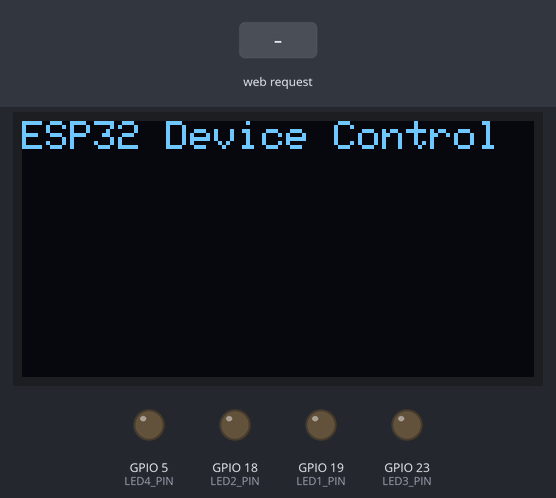
Bench run of a sketch on a simulated ESP32. Parts: 128×64 one-colour display, output pins drawn as LEDs (lit = HIGH). The test bench sets the inputs (shaded band). The display library's start-up logo is not drawn; what the sketch prints to the serial monitor is not drawn.

Above: at 2.2 s.
2.3 s: HTTP request GET /toggle?led=1 received
At 2.6 s:
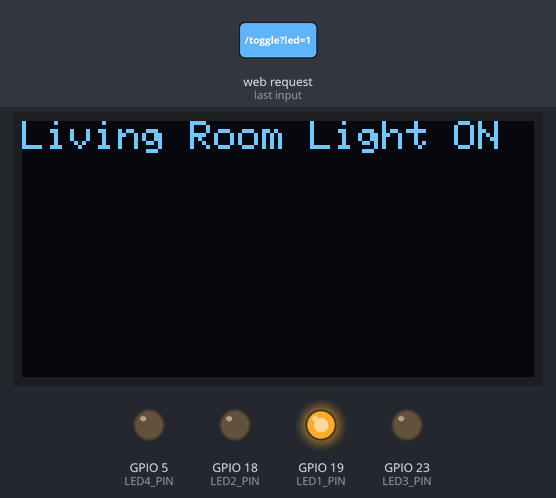
3.8 s: HTTP request GET /toggle?led=2 received
At 4.9 s:
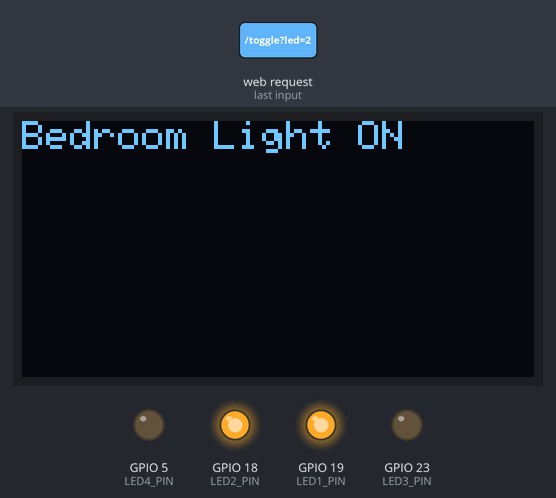
5.3 s: HTTP request GET /toggle?led=3 received
At 6.1 s:
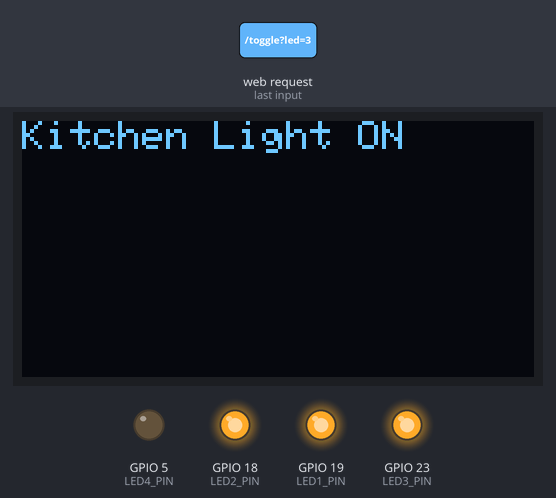
6.8 s: HTTP request GET /toggle?led=4 received
At 7.2 s:
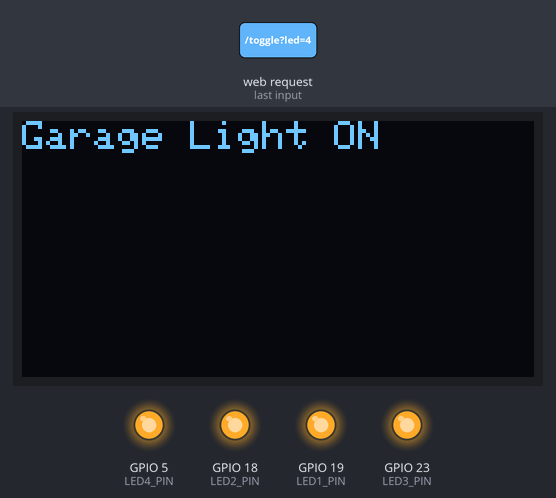
8.3 s: HTTP request GET /toggle?led=1 received
At 9.5 s:
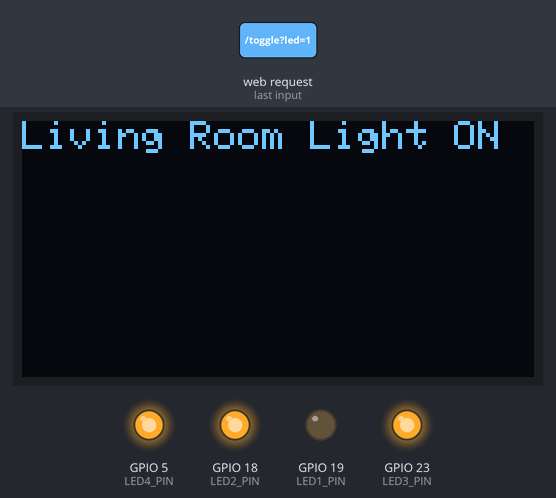
9.8 s: HTTP request GET /toggle?led=2 received
At 10.7 s:
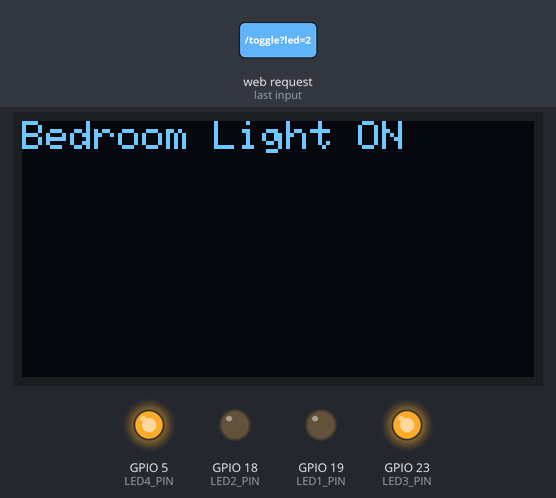
Timing chart, 0 to 12.3 s (numbered marks = the images above; inputs shaded):
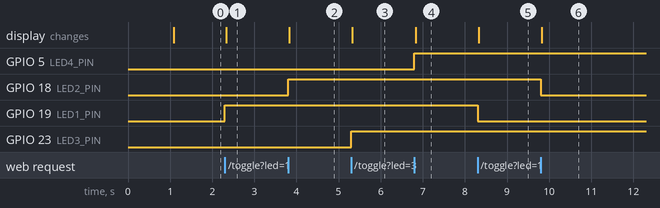

Measured:
- after the input at 2.3 s, GPIO 19 (LED1_PIN): LOW → HIGH at once; the display: changes at once (image 1)
- after the input at 3.8 s, GPIO 18 (LED2_PIN): LOW → HIGH at once; the display: changes at once (image 2)
- after the input at 5.3 s, GPIO 23 (LED3_PIN): LOW → HIGH at once; the display: changes at once (image 3)
- after the input at 6.8 s, GPIO 5 (LED4_PIN): LOW → HIGH at once; the display: changes at once (image 4)
- after the input at 8.3 s, GPIO 19 (LED1_PIN): HIGH → LOW at once; the display: changes at once (image 5)
- after the input at 9.8 s, GPIO 18 (LED2_PIN): HIGH → LOW at once; the display: changes at once (image 6)

The sketch:

main.ino
```cpp
//Arduino code.
// Created and design by Farhan Saleh. Local Home Automation device.

#include <WiFi.h>
#include <Adafruit_GFX.h>
#include <Adafruit_SH110X.h>

// Pin definitions
#define LED1_PIN 19//change it with your gpio pin numbers
#define LED2_PIN 18
#define LED3_PIN 23
#define LED4_PIN 5

// Display definitions
#define SCREEN_WIDTH 128
#define SCREEN_HEIGHT 64
#define OLED_RESET    -1
#define SCREEN_ADDRESS 0x3C  // Use the correct I2C address here

Adafruit_SH1106G display = Adafruit_SH1106G(SCREEN_WIDTH, SCREEN_HEIGHT, &Wire, OLED_RESET);

// HTML and CSS for the webpage
String htmlPage = R"=====(
<!DOCTYPE html>
<html>
<head>
  <style>
    body {
      font-family: 'Segoe UI', Tahoma, Geneva, Verdana, sans-serif;
      background-color: #282c34;
      color: #ffffff;
      text-align: center;
      margin: 0;
      padding: 0;
    }
    .container {
      max-width: 800px;
      margin: 50px auto;
      padding: 20px;
    }
    .header {
      font-size: 32px;
      font-weight: bold;
      margin-bottom: 40px;
      color: #61dafb;
    }
    .grid-container {
      display: grid;
      grid-template-columns: repeat(2, 1fr);
      gap: 20px;
    }
    .device {
      background: linear-gradient(135deg, #EE4B2B, #feb47b);
      border-radius: 12px;
      box-shadow: 0 6px 12px rgba(0, 0, 0, 0.3);
      padding: 30px;
      transition: transform 0.3s ease-in-out, box-shadow 0.3s ease-in-out;
    }
    .device:hover {
      transform: translateY(-10px);
      box-shadow: 0 12px 24px rgba(0, 0, 0, 0.4);
    }
    .device-icon {
      font-size: 48px;
      margin-bottom: 10px;
      color: #ffffff;
    }
    .device-name {
      font-size: 22px;
      font-weight: bold;
      margin-bottom: 10px;
    }
    .device-control {
      font-size: 18px;
      color: #ffffff;
      background-color: #61dafb;
      padding: 10px 20px;
      border-radius: 8px;
      cursor: pointer;
      transition: background-color 0.3s ease-in-out;
      text-decoration: none;
    }
    .device-control:hover {
      background-color: #21a1f1;
    }
  </style>
</head>
<body>
  <div class="container">
    <div class="header">ESP32 Device Control</div>
    <div class="grid-container">
      <div class="device" onclick="toggleLed(1)">
        <div class="device-icon">&#x1f4a1;</div>
        <div class="device-name">Living Room Light</div>
        <a class="device-control">Toggle Light</a>
      </div>
      <div class="device" onclick="toggleLed(2)">
        <div class="device-icon">&#x1f4a1;</div>
        <div class="device-name">Bedroom Light</div>
        <a class="device-control">Toggle Light</a>
      </div>
      <div class="device" onclick="toggleLed(3)">
        <div class="device-icon">&#x1f4a1;</div>
        <div class="device-name">Kitchen Light</div>
        <a class="device-control">Toggle Light</a>
      </div>
      <div class="device" onclick="toggleLed(4)">
        <div class="device-icon">&#x1f4a1;</div>
        <div class="device-name">Garage Light</div>
        <a class="device-control">Toggle Light</a>
      </div>
    </div>
  </div>

  <script>
    function toggleLed(ledNumber) {
      var xhr = new XMLHttpRequest();
      xhr.open("GET", "/toggle?led=" + ledNumber, true);
      xhr.send();
    }
  </script>
</body>
</html>
)=====";


// WiFi setup
const char* ssid = "ESP32-Access-Point";
const char* password = "123456789";

WiFiServer server(80);

void setup() {
  // Serial and GPIO setup
  Serial.begin(115200);
  pinMode(LED1_PIN, OUTPUT);
  pinMode(LED2_PIN, OUTPUT);
  pinMode(LED3_PIN, OUTPUT);
  pinMode(LED4_PIN, OUTPUT);

  // Display initialization
  if (!display.begin(SCREEN_ADDRESS, OLED_RESET)) {
    Serial.println(F("SH110X allocation failed"));
    while (1);
  }
  display.display();
  delay(1000);
  display.clearDisplay();

  // Initialize WiFi as AP
  WiFi.softAP(ssid, password);
  IPAddress IP = WiFi.softAPIP();
  Serial.print("AP IP address: ");
  Serial.println(IP);

  // Start the server
  server.begin();

  // Display the initial message
  display.setTextSize(1);
  display.setTextColor(SH110X_WHITE);
  display.setCursor(0, 0);
  display.println("ESP32 Device Control");
  display.display();

  // Print the number of connected stations (clients)
  Serial.print("Number of stations connected: ");
  Serial.println(WiFi.softAPgetStationNum());
}

void loop() {
  // Check for client connection
  WiFiClient client = server.available();
  if (client) {
    Serial.println("New Client.");
    String request = client.readStringUntil('\r');
    Serial.println(request);
    client.flush();

    // Handle LED toggle
    if (request.indexOf("/toggle?led=1") != -1) {
      toggleLed(LED1_PIN, "Living Room Light ON");
    }
    if (request.indexOf("/toggle?led=2") != -1) {
      toggleLed(LED2_PIN, "Bedroom Light ON");
    }
    if (request.indexOf("/toggle?led=3") != -1) {
      toggleLed(LED3_PIN, "Kitchen Light ON");
    }
    if (request.indexOf("/toggle?led=4") != -1) {
      toggleLed(LED4_PIN, "Garage Light ON");
    }

    // Send the HTML response
    client.println("HTTP/1.1 200 OK");
    client.println("Content-type:text/html");
    client.println();
    client.println(htmlPage);
    client.println();
    client.stop();
    Serial.println("Client Disconnected.");
  }
}

void toggleLed(int ledPin, const char* message) {
  int state = digitalRead(ledPin);
  digitalWrite(ledPin, !state);

  // Display the LED state on the OLED
  display.clearDisplay();
  display.setCursor(0, 0);
  display.println(message);
  display.display();

  Serial.print("LED ");
  Serial.print(ledPin);
  Serial.println(state ? " OFF" : " ON");
}
```
